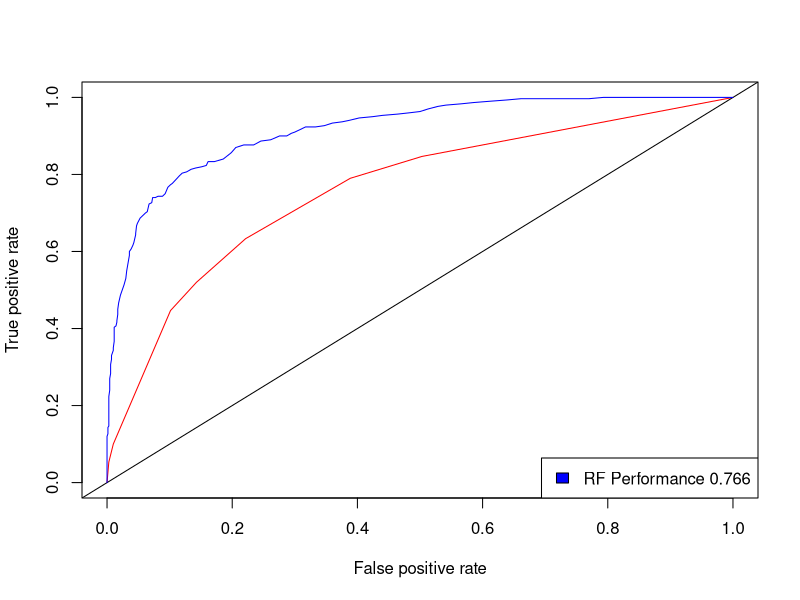

Recreate this plot in R.
## German Credit Data Cheat sheat
library(caret)
library(ROCR)
data(GermanCredit)
d = GermanCredit


# create cntroller
ctr <- trainControl(
  method = "cv",
  number = 5,
  search = 'random',
  classProbs = TRUE,
  summaryFunction = twoClassSummary)

fit = train(Class~., 
            data = d,
            method = 'rpart',
            trControl = ctr,
            tuneLength = 1
            #num_trees = 10
)
labels = ifelse(d$Class %in% 'Bad',1,0)
preds = predict(fit, d, type = 'prob')[, 'Bad']
p = prediction(preds, labels)
perf = performance(p,  measure = "tpr", x.measure = "fpr")
plot(perf, col=rainbow(10))
abline(0,1)

fit = train(Class~., 
            data = d,
            method = 'rf',
            trControl = ctr,
            tuneLength = 1,
            num_trees = 5
)
labels = ifelse(d$Class %in% 'Bad',1,0)
preds = predict(fit, d, type = 'prob')[, 'Bad']
p = prediction(preds, labels)
perf = performance(p,  measure = "tpr", x.measure = "fpr")
lines(perf@x.values[[1]], perf@y.values[[1]], col='blue')


legend('bottomright', fill = 'blue', legend=paste('RF Performance',round(fit$results['ROC'],3) ))
